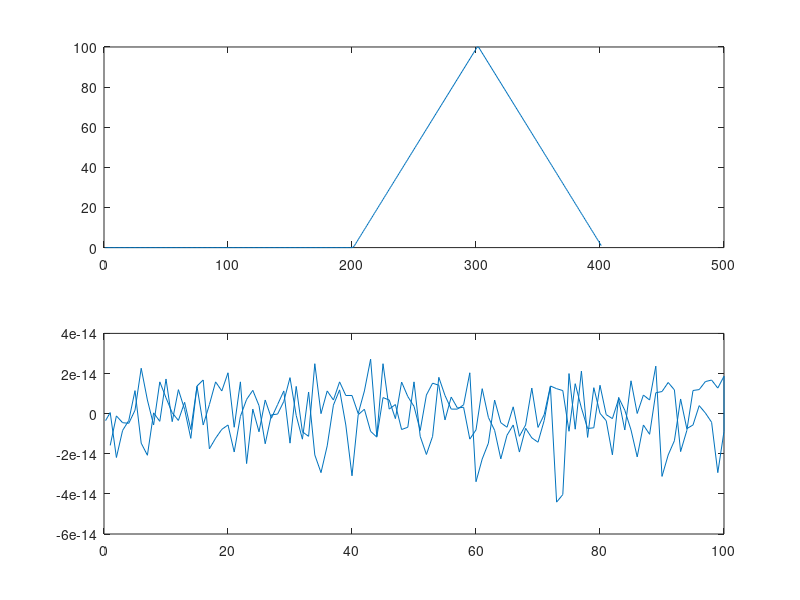

Here is the MATLAB script that generated this plot:
% convolution

clc;
clear;
t = -1:0.01:1;
u = (sign(t)+1)/2;
v = (sign(t)+1)/2;

c = conv(u,v);
subplot(2,1,1);
plot(c)

ff_x =fft(u);
ff_y =fft(v);
fft_z=ff_x .* ff_y;
subplot(2,1,2);
plot(ifft(fft_z))
